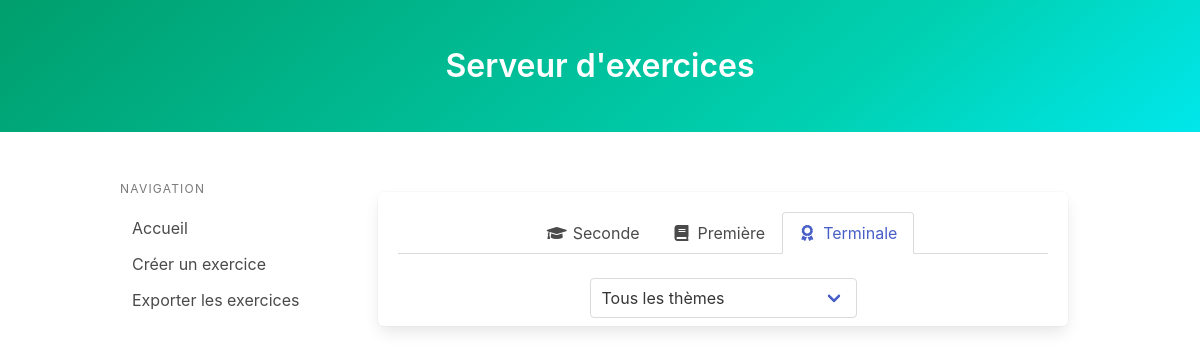
/?level=Terminale, run on an earlier commit of the app's database.
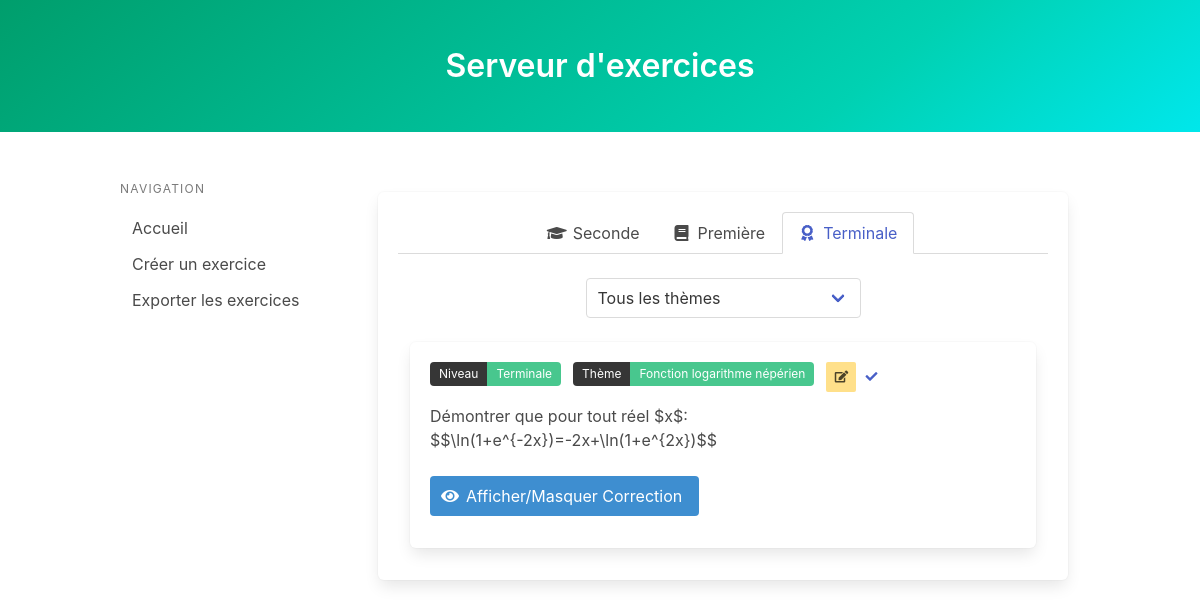
And on a later commit of the database.
### models.py (models this page shows, shortened)
class Exercice(db.Model):
    __tablename__ = 'exercices'
    id = db.Column(db.String, primary_key=True)
    level = db.Column(db.String, nullable=False)
    theme = db.Column(db.String, nullable=False)
    selected = db.Column(db.Boolean, default=False)
    content = db.Column(db.Text, nullable=False)
    latex_code = db.Column(db.Text, nullable=False)
    correction = db.Column(db.Text, nullable=False)
    latex_correction = db.Column(db.Text, nullable=False)

### app.py (the view)
@app.route('/')
def home():
    exercices = Exercice.query.all()
    selected_exercises = session.get('selected_exercises', [])
    return render_template('index.html', exercices=exercices, selected_exercises=selected_exercises)

### templates/index.html (shortened to what this page needs)
{% extends "base.html" %}
{% set dev_mode = true %}
{% block head %}
    <link rel="stylesheet" href="https://cdnjs.cloudflare.com/ajax/libs/bulma/0.9.3/css/bulma.min.css">
    <link rel="stylesheet" href="https://cdnjs.cloudflare.com/ajax/libs/font-awesome/5.15.4/css/all.min.css">
{% endblock %}
{% block content %}
    <div class="column">
        <div class="box">
            <div class="tabs is-centered is-boxed">
                <ul>
                    <li class="{{ 'is-active' if request.args.get('level') == 'Seconde' or not request.args.get('level') }}">
                        <a href="?level=Seconde">
                            <span class="icon is-small"><i class="fas fa-graduation-cap"></i></span>
                            <span>Seconde</span>
                        </a>
                    </li>
                    <li class="{{ 'is-active' if request.args.get('level') == 'Première' }}">
                        <a href="?level=Première">
                            <span class="icon is-small"><i class="fas fa-book"></i></span>
                            <span>Première</span>
                        </a>
                    </li>
                    <li class="{{ 'is-active' if request.args.get('level') == 'Terminale' }}">
                        <a href="?level=Terminale">
                            <span class="icon is-small"><i class="fas fa-award"></i></span>
                            <span>Terminale</span>
                        </a>
                    </li>
                </ul>
            </div>
            <div class="field">
                <div class="control has-text-centered">
                    <div class="select">
                        <select id="themeFilter" onchange="window.location.href='?level={{ request.args.get('level') }}&theme='+this.value">
                            <option value="all" {{ 'selected' if not request.args.get('theme') or request.args.get('theme') == 'all' }}>Tous les thèmes</option>
                            {% set unique_themes = [] %}
                            {% for exercise in exercices %}
                                {% if exercise.theme not in unique_themes %}
                                    {% set _ = unique_themes.append(exercise.theme) %}
                                {% endif %}
                            {% endfor %}
                        </select>
                    </div>
                </div>
            </div>
                {% for exercice in exercices if exercice.level == request.args.get('level', 'Seconde') and (not request.args.get('theme') or request.args.get('theme') == 'all' or exercice.theme == request.args.get('theme')) %}
                    <div class="column is-full">
                        <div class="box {% if exercice.id in selected_exercises %}has-background-primary{% endif %}">
                            <div class="field is-grouped is-grouped-multiline">
                                <div class="control">
                                    <div class="tags has-addons">
                                        <span class="tag is-dark">Niveau</span>
                                        <span class="tag is-success">{{ exercice.level }}</span>
                                    </div>
                                </div>
                                <div class="control">
                                    <div class="tags has-addons">
                                        <span class="tag is-dark">Thème</span>
                                        <span class="tag is-success">{{ exercice.theme }}</span>
                                    </div>
                                </div>
                                {% if dev_mode %}
                                <div class="field is-pulled-right">
                                    <a class="button is-small is-warning" href="/edit_exercise?id={{ exercice.id }}">
                                        <span class="icon is-small">
                                            <i class="fas fa-edit"></i>
                                        </span>
                                    </a>
                                </div>
                                {% endif %}
                                <div class="field is-pulled-right">
                                    <form id="selectExerciseForm-{{ exercice.id }}" action="/select_exercise" method="post" style="display:inline;">
                                        <div class="tags has-addons">
                                            <button class="button is-small is-link is-inverted" type="submit">
                                                <span class="icon is-small">
                                                    <i class="fas {{ 'fa-times' if exercice.id in selected_exercises else 'fa-check' }}"></i>
                                                </span>
                                            </button>
                                        </div>
                                    </form>
                                </div>
                            </div>
                            <div class="content">{{ exercice.content | safe }}</div>
                            <div class="field">
                                <button class="button is-info" onclick="document.getElementById('correction-{{ loop.index }}').classList.toggle('is-hidden')">
                                    <span class="icon is-small">
                                        <i class="fas fa-eye"></i>
                                    </span>
                                    <span>Afficher/Masquer Correction</span>
                                </button>
                            </div>
                        </div>
                    </div>
                {% endfor %}
            </div>
        </div>
    </div>
{% endblock %}

### templates/base.html (shortened to what this page needs)
<!DOCTYPE html>
<html lang="en">
<head>
    <link rel="stylesheet" href="https://cdnjs.cloudflare.com/ajax/libs/bulma/0.9.3/css/bulma.min.css">
    <link rel="stylesheet" href="https://cdnjs.cloudflare.com/ajax/libs/font-awesome/5.15.4/css/all.min.css">
    {% block head %}{% endblock %}
</head>
<body>
    <section class="hero is-primary is-bold">
        <div class="hero-body">
            <div class="container">
                <h1 class="title has-text-centered">Serveur d'exercices</h1>
            </div>
        </div>
    </section>
    <section class="section">
        <div class="container">
            <div class="columns">
                <div class="column is-one-quarter">
                    <aside class="menu">
                        <p class="menu-label">
                            Navigation
                        </p>
                        <ul class="menu-list">
                            <li><a href="/">Accueil</a></li>
                            <li><a href="/create_exercise">Créer un exercice</a></li>
                            <li><a href="/export_menu">Exporter les exercices</a></li>
                        </ul>
                    </aside>
                </div>
                <div class="column">
                    {% block content %}{% endblock %}
                </div>
            </div>
    </section>
</body>
</html>

What changed in the data, as far as the page shows it:
added Exercice: level "Terminale", theme "Fonction logarithme népérien", content "Démontrer que pour tout réel $x$: $$\\ln(1+e^{-2x})=-2x+\\ln(1+e^{2x})$$"
